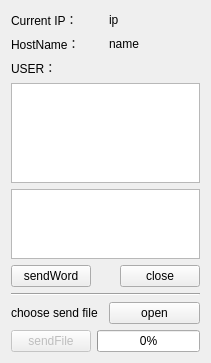
<?xml version="1.0" encoding="UTF-8"?>
<ui version="4.0">
 <class>Widget</class>
 <widget class="QWidget" name="Widget">
  <property name="geometry">
   <rect>
    <x>0</x>
    <y>0</y>
    <width>211</width>
    <height>360</height>
   </rect>
  </property>
  <property name="baseSize">
   <size>
    <width>440</width>
    <height>600</height>
   </size>
  </property>
  <property name="windowTitle">
   <string>Widget</string>
  </property>
  <layout class="QVBoxLayout" name="verticalLayout_2">
   <item>
    <layout class="QHBoxLayout" name="horizontalLayout_2">
     <item>
      <widget class="QLabel" name="ip_label">
       <property name="layoutDirection">
        <enum>Qt::LeftToRight</enum>
       </property>
       <property name="text">
        <string>Current IP：</string>
       </property>
       <property name="alignment">
        <set>Qt::AlignLeading|Qt::AlignLeft|Qt::AlignVCenter</set>
       </property>
      </widget>
     </item>
     <item>
      <widget class="QLabel" name="Current_IP">
       <property name="text">
        <string>ip</string>
       </property>
      </widget>
     </item>
    </layout>
   </item>
   <item>
    <layout class="QHBoxLayout" name="horizontalLayout_5">
     <item>
      <widget class="QLabel" name="HostName_label">
       <property name="layoutDirection">
        <enum>Qt::LeftToRight</enum>
       </property>
       <property name="text">
        <string>HostName：</string>
       </property>
       <property name="alignment">
        <set>Qt::AlignLeading|Qt::AlignLeft|Qt::AlignVCenter</set>
       </property>
      </widget>
     </item>
     <item>
      <widget class="QLabel" name="HostName">
       <property name="text">
        <string>name</string>
       </property>
      </widget>
     </item>
    </layout>
   </item>
   <item>
    <widget class="QLabel" name="label">
     <property name="text">
      <string>USER：</string>
     </property>
    </widget>
   </item>
   <item>
    <widget class="QTableWidget" name="ipTableWidget">
     <property name="minimumSize">
      <size>
       <width>0</width>
       <height>100</height>
      </size>
     </property>
    </widget>
   </item>
   <item>
    <widget class="QTextEdit" name="sendWordBox"/>
   </item>
   <item>
    <layout class="QHBoxLayout" name="horizontalLayout">
     <item>
      <widget class="QPushButton" name="sendButton">
       <property name="text">
        <string>sendWord</string>
       </property>
      </widget>
     </item>
     <item>
      <spacer name="horizontalSpacer_2">
       <property name="orientation">
        <enum>Qt::Horizontal</enum>
       </property>
       <property name="sizeHint" stdset="0">
        <size>
         <width>0</width>
         <height>0</height>
        </size>
       </property>
      </spacer>
     </item>
     <item>
      <widget class="QPushButton" name="closeButton">
       <property name="text">
        <string>close</string>
       </property>
      </widget>
     </item>
    </layout>
   </item>
   <item>
    <widget class="Line" name="line">
     <property name="orientation">
      <enum>Qt::Horizontal</enum>
     </property>
    </widget>
   </item>
   <item>
    <layout class="QVBoxLayout" name="verticalLayout">
     <item>
      <layout class="QHBoxLayout" name="horizontalLayout_3">
       <item>
        <widget class="QLabel" name="chlabel">
         <property name="text">
          <string>choose send file</string>
         </property>
        </widget>
       </item>
       <item>
        <widget class="QPushButton" name="OpenBtn">
         <property name="text">
          <string>open</string>
         </property>
        </widget>
       </item>
      </layout>
     </item>
     <item>
      <layout class="QHBoxLayout" name="horizontalLayout_4">
       <item>
        <widget class="QPushButton" name="SendBtn">
         <property name="enabled">
          <bool>false</bool>
         </property>
         <property name="text">
          <string>sendFile</string>
         </property>
        </widget>
       </item>
       <item>
        <widget class="QProgressBar" name="progressBar">
         <property name="value">
          <number>0</number>
         </property>
        </widget>
       </item>
      </layout>
     </item>
    </layout>
   </item>
  </layout>
 </widget>
 <resources/>
 <connections/>
</ui>
